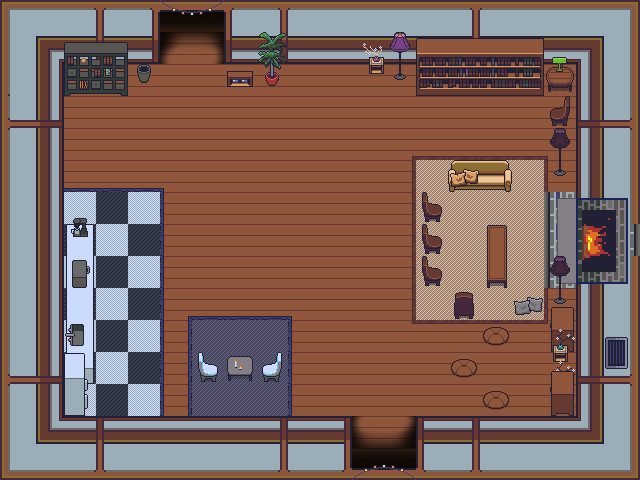

Below is a game level as drawn by its tile map, then a one-line description and the .tmx that defines it (tile-layer data replaced by summaries):
An orthogonal 20x15 tile map with 32x32 px tiles, 9 tile layers (floors, floors 2, floors 3, walls, ...), 4 tilesets.

<map version="1.4" tiledversion="1.4.2" orientation="orthogonal" renderorder="right-down" width="20" height="15" tilewidth="32" tileheight="32" infinite="0" nextlayerid="17" nextobjectid="1">
 <tileset firstgid="1" source="../../../tilesets/Gather University 0.x.tsx" />
 <tileset firstgid="465" source="../../../tilesets/Gather Conference 0.x.tsx" />
 <tileset firstgid="1489" source="../../../tilesets/Gather Games 0.x.tsx" />
 <tileset firstgid="2417" source="../../../tilesets/Gather Furniture 0.x.tsx" />
 <group id="12" name="background">
  <layer id="1" name="floors" width="20" height="15">
   <data>[300 cells, 300 non-empty, 3 distinct tile ids]</data>
  </layer>
  <layer id="3" name="floors 2" width="20" height="15">
   <data>[300 cells, 85 non-empty, 20 distinct tile ids]</data>
  </layer>
  <layer id="8" name="floors 3" width="20" height="15">
   <data>[300 cells, 11 non-empty, 5 distinct tile ids]</data>
  </layer>
  <layer id="2" name="walls" width="20" height="15">
   <data>[300 cells, 124 non-empty, 21 distinct tile ids]</data>
  </layer>
  <layer id="4" name="furnish" width="20" height="15">
   <data>[300 cells, 60 non-empty, 49 distinct tile ids]</data>
  </layer>
  <layer id="5" name="furnish 2" width="20" height="15">
   <data>[300 cells, 25 non-empty, 25 distinct tile ids]</data>
  </layer>
  <layer id="7" name="furnish 3" width="20" height="15">
   <data>[300 cells, 2 non-empty, 2 distinct tile ids]</data>
  </layer>
 </group>
 <group id="14" name="foreground">
  <layer id="16" name="fg 1" width="20" height="15">
   <data>[300 cells, 11 non-empty, 8 distinct tile ids]</data>
  </layer>
  <layer id="15" name="fg 2" width="20" height="15">
   <data>[300 cells, 13 non-empty, 7 distinct tile ids]</data>
  </layer>
 </group>
</map>
